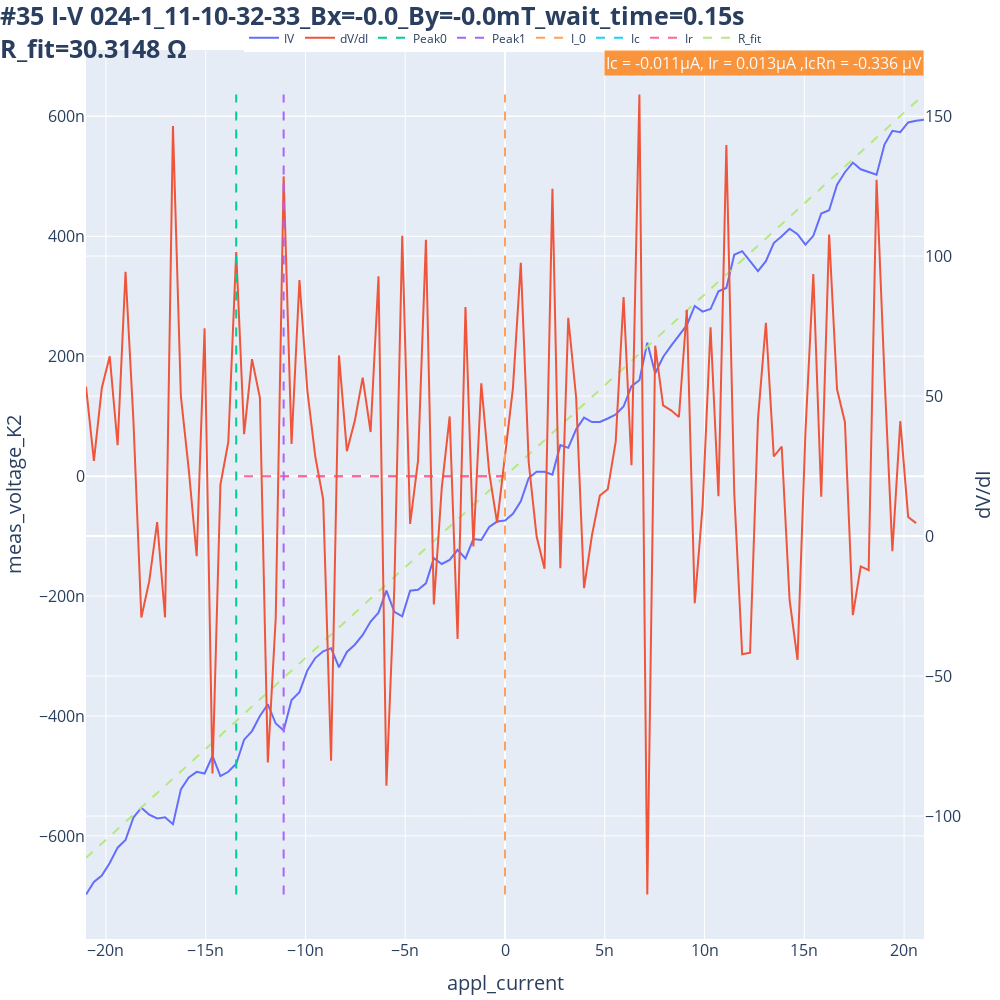

This figure's notebook cell:
### Code cell
I_range=0.021e-6
wait_time = 150e-3
Bx = round(magnet_x.field() * 1e3, 2)
By = round(magnet_y.field() * 1e3, 2)
K2440.output(1)
appl_current(-I_range)
exp = qc.new_experiment('I-V', sample_name=f'024-1_11-10-32-33_{Bx=}_{By=}mT_{wait_time=}s')
dataid = do1d(appl_current, -I_range ,I_range, 107, wait_time, meas_voltage_K2)
appl_current(0)
K2440.output(0)
plot_by_id(dataid)
get_R_from_IV(dataid)
plot_IV_and_dVdI(dataid)
